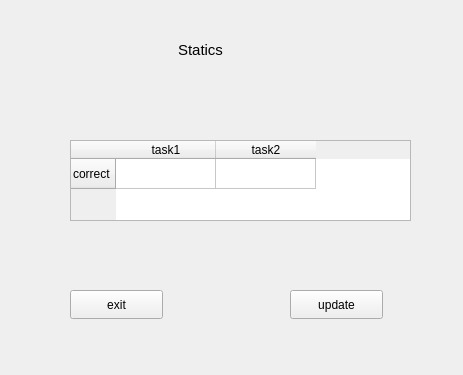
<?xml version="1.0" encoding="UTF-8"?>
<ui version="4.0">
 <class>Stat</class>
 <widget class="QWidget" name="Stat">
  <property name="geometry">
   <rect>
    <x>0</x>
    <y>0</y>
    <width>463</width>
    <height>375</height>
   </rect>
  </property>
  <property name="windowTitle">
   <string>Form</string>
  </property>
  <widget class="QTableWidget" name="tableWidget_stat">
   <property name="geometry">
    <rect>
     <x>70</x>
     <y>140</y>
     <width>341</width>
     <height>81</height>
    </rect>
   </property>
   <row>
    <property name="text">
     <string>correct</string>
    </property>
   </row>
   <column>
    <property name="text">
     <string>task1</string>
    </property>
   </column>
   <column>
    <property name="text">
     <string>task2</string>
    </property>
   </column>
  </widget>
  <widget class="QLabel" name="label">
   <property name="geometry">
    <rect>
     <x>340</x>
     <y>70</y>
     <width>63</width>
     <height>20</height>
    </rect>
   </property>
   <property name="text">
    <string/>
   </property>
  </widget>
  <widget class="QLabel" name="label_2">
   <property name="geometry">
    <rect>
     <x>140</x>
     <y>40</y>
     <width>121</width>
     <height>20</height>
    </rect>
   </property>
   <property name="text">
    <string>&lt;html&gt;&lt;head/&gt;&lt;body&gt;&lt;p align=&quot;center&quot;&gt;&lt;span style=&quot; font-size:11pt;&quot;&gt;Statics&lt;/span&gt;&lt;/p&gt;&lt;/body&gt;&lt;/html&gt;</string>
   </property>
  </widget>
  <widget class="QPushButton" name="pushButton_exit">
   <property name="geometry">
    <rect>
     <x>70</x>
     <y>290</y>
     <width>93</width>
     <height>29</height>
    </rect>
   </property>
   <property name="text">
    <string>exit</string>
   </property>
  </widget>
  <widget class="QPushButton" name="pushButton_update">
   <property name="geometry">
    <rect>
     <x>290</x>
     <y>290</y>
     <width>93</width>
     <height>29</height>
    </rect>
   </property>
   <property name="text">
    <string>update</string>
   </property>
  </widget>
  <widget class="QLabel" name="label_login">
   <property name="geometry">
    <rect>
     <x>360</x>
     <y>30</y>
     <width>63</width>
     <height>20</height>
    </rect>
   </property>
   <property name="text">
    <string/>
   </property>
  </widget>
 </widget>
 <resources/>
 <connections/>
</ui>
